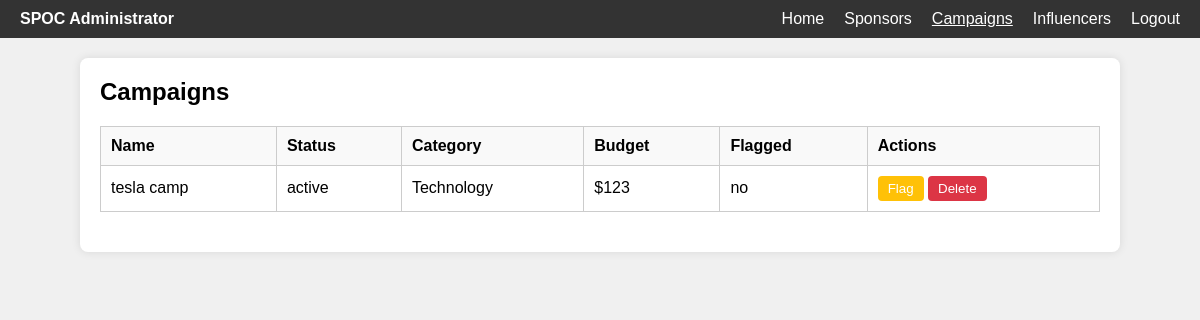
Before: /admin/campaigns with the older database file.
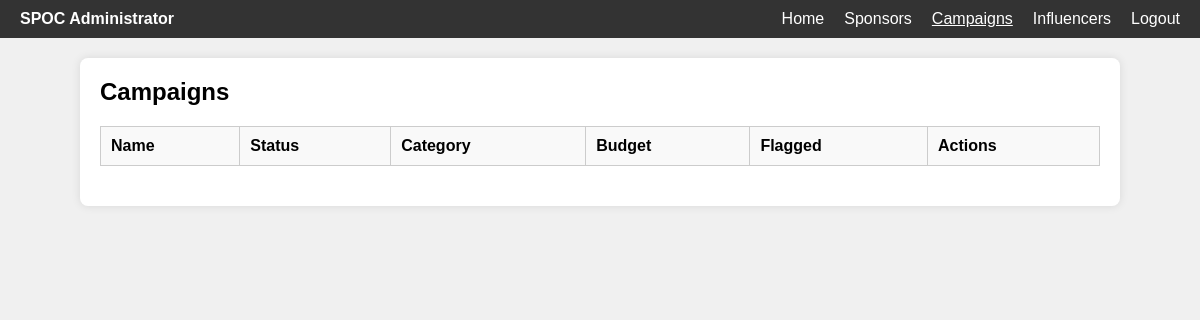
After: the same page with the newer database file.
### applications/models.py (models this page shows)
class campaign(db.Model):
    id = db.Column(db.Integer, primary_key=True)
    name = db.Column(db.String(100), nullable=False)
    status = db.Column(db.String(50), nullable=False,default="active")
    category = db.Column(db.String(50), nullable=False)
    budget = db.Column(db.Integer, nullable=False)
    sponsor_id = db.Column(db.Integer, db.ForeignKey('sponsor.id'), nullable=False)
    flagged = db.Column(db.String(10), nullable=False, default="no")
    start_date = db.Column(db.Date, nullable=False)
    end_date = db.Column(db.Date, nullable=True)
    ad_requests = db.relationship('adrequest', backref='campaign', lazy=True)

### applications/routes.py (the view)
@app.route('/admin/campaigns')
def admin_campaigns():
    all_campaigns = campaign.query.all()
    return render_template('admin_campaigns.html', campaigns=all_campaigns)

### templates/admin_campaigns.html (shortened to what this page needs)
<!DOCTYPE html>
<html lang="en">
<head>
</head>
<body>
    <nav>
        <div class="left">SPOC Administrator</div>
        <ul>
            <li><a href="{{ url_for('admin_home') }}">Home</a></li>
            <li><a href="{{ url_for('admin_sponsors') }}">Sponsors</a></li>
            <li><a href="{{ url_for('admin_campaigns') }}" class="active">Campaigns</a></li>
            <li><a href="{{ url_for('admin_influencers') }}">Influencers</a></li>
            <li><a href="{{ url_for('logout') }}">Logout</a></li>
        </ul>
    </nav>
    <div class="container">
        <h2>Campaigns</h2>
        <table>
            <thead>
                <tr>
                    <th>Name</th>
                    <th>Status</th>
                    <th>Category</th>
                    <th>Budget</th>
                    <th>Flagged</th>
                    <th>Actions</th>
                </tr>
            </thead>
            <tbody>
                {% for campaign in campaigns %}
                    <tr>
                        <td>{{ campaign.name }}</td>
                        <td>{{ campaign.status }}</td>
                        <td>{{ campaign.category }}</td>
                        <td>${{ campaign.budget }}</td>
                        <td>{{ campaign.flagged }}</td>
                        <td>
                            <form method="POST" action="{{ url_for('flag_campaign', campaign_id=campaign.id) }}" style="display:inline;">
                                <button type="submit" class="btn-flag">Flag</button>
                            </form>
                            <form method="POST" action="{{ url_for('admin_delete_campaign', campaign_id=campaign.id) }}" style="display:inline;">
                                <button type="submit" class="btn-delete">Delete</button>
                            </form>
                        </td>
                    </tr>
                {% endfor %}
            </tbody>
        </table>
    </div>
</body>
</html>

Changed rows visible on the page:
removed campaign: name "tesla camp", status "active", category "Technology", budget "123", flagged "no"
